Frame 1 (no input): blank canvas, image omitted
Frame 60 (no input): blank canvas, image omitted
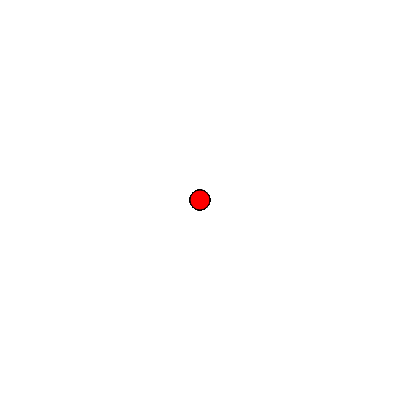
Frame 120 (the mouse pressed at the canvas centre since frame 60)

The p5.js sketch whose frames 1 and 60 were blank and that drew this single picture after the mouse press (run headless with seeded random() and noise() and a simulated clock; from frame 60 on, the mouse is pressed at the canvas centre):

// p5.js sketch
// ── sketch.js
function setup() {
    createCanvas(400, 400);
    background("withe")
  }
  
  function draw() {
   
    
    stroke("black")
    fill("red")
    
   // console.log(mouseIsPressed)
    
    if(mouseIsPressed){
     circle(mouseX, mouseY, 20,35);
    }
    
    
    
  }
